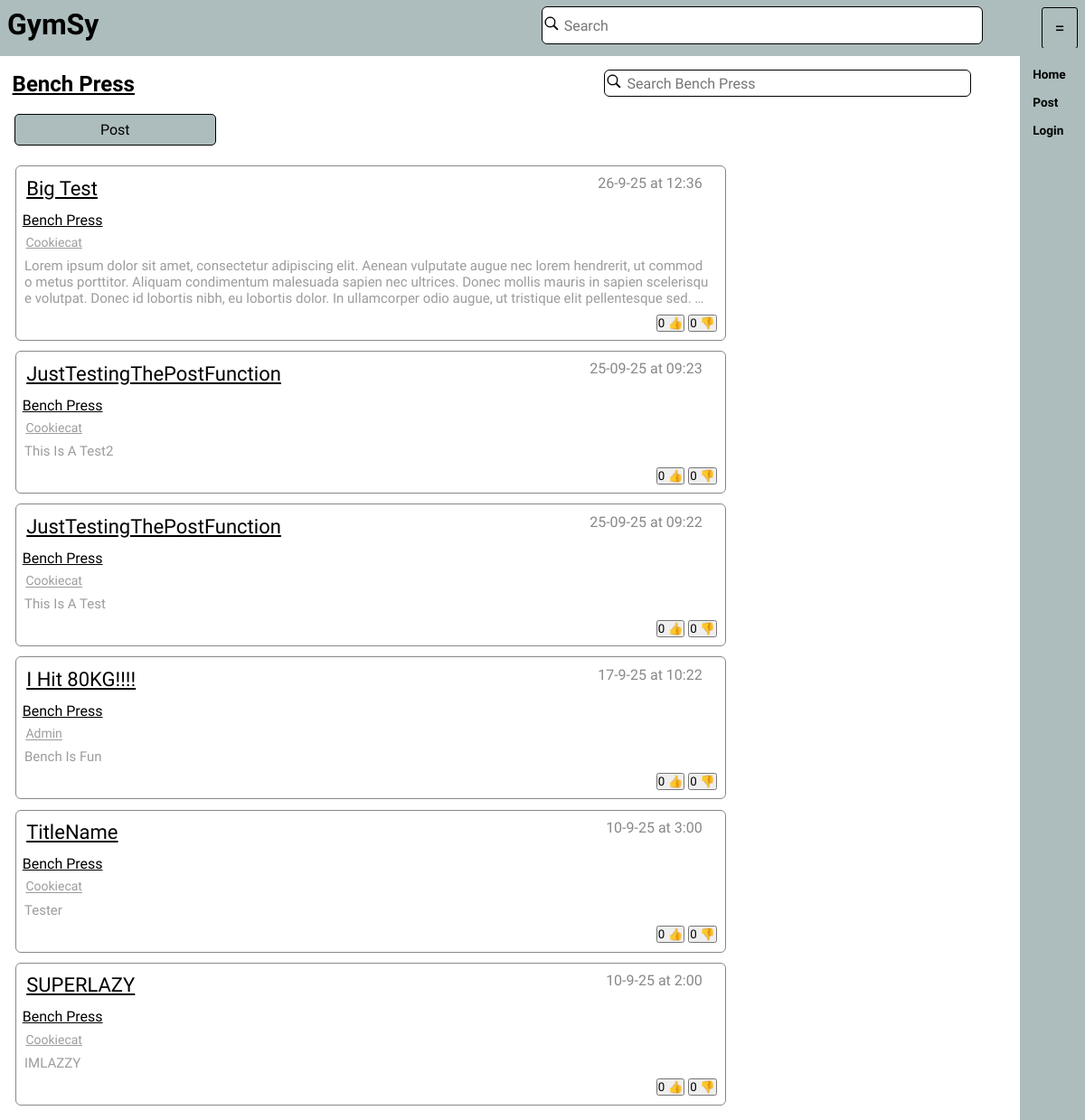
/exercise/1, run on the app's committed database.
### tables this page shows
CREATE TABLE "Excersise" (
	"ExcersiseID"	INTEGER UNIQUE,
	"MuscleID"	INTEGER,
	"ExcersiseName"	TEXT,
	PRIMARY KEY("ExcersiseID"),
	FOREIGN KEY("MuscleID") REFERENCES "MuscleGroup"("MuscleID")
);

CREATE TABLE "Post" (
	"PostID"	INTEGER UNIQUE,
	"PostContent"	TEXT,
	"ExcersiseID"	INTEGER,
	"AccountID"	INTEGER,
	"Title"	TEXT,
	"Date"	TEXT,
	"Time"	TEXT,
	"Parent"	INTEGER,
	PRIMARY KEY("PostID"),
	FOREIGN KEY("AccountID") REFERENCES "Account"("AccountID"),
	FOREIGN KEY("ExcersiseID") REFERENCES "Excersise"("ExcersiseID")
);

### app.py (the view)
@app.route("/exercise/<ExId>")
def ShowExersise(ExId):
    Id = cache.get("id")
    if Id == None:
        Id = 0
        cache.set("id",0)
    return render_template("excersise.html",ID = Id,
                           Username=DatabaseHandler.GetUsernameFromID(Id),
                            ExcersiseData= DatabaseHandler.GetExcersiseData(ExId),
                            Data = DatabaseHandler.GetPostsFromExcersise(ExId)
                            )

### Database/DatabaseHandler.py (called while the page is built)
def GetPostsFromExcersise(ID: int):
    with sqlite3.connect("Database/GymsyDatabase.db") as Connection:
        Cursor = Connection.cursor()
        Result = Cursor.execute(SqlCommands.GetPostsFromExcersiseID.ReturnQuery([ID,ID])).fetchall()
        return Result

def GetUsernameFromID(ID: int ):
    with sqlite3.connect("Database/GymsyDatabase.db") as Connection:
        Cursor = Connection.cursor()
        try:
            Result = Cursor.execute(SqlCommands.GetUsernameFromID.ReturnQuery(ID)).fetchone()
        except:
            return None
        if Result is not None:
            return Result[0]
        return Result

def GetExcersiseData(ExcersiseID: int):
    with sqlite3.connect("Database/GymsyDatabase.db") as Connection:
        Cursor = Connection.cursor()
        Results = Cursor.execute(SqlCommands.GetExcersiseData.ReturnQuery(ExcersiseID)).fetchone()
        return Results
    return 0

### Database/SqlCommands.py (called while the page is built)
    def ReturnQuery(self,NewContent: list = []):
        if type(NewContent) != list:
            NewContent = [NewContent]
        if len(NewContent) == len(self.Additions):
            return self.Query.format(*NewContent)
        else:
            print(NewContent, self.Additions)
            return "ERROR building Query"

### app.py (called while the page is built)
@app.after_request
def after_request(response):
    response.headers["Cache-Control"] = "no-cache, no-store, must-revalidate,public, max-age=0"
    response.headers['X-UA-Compatible'] = 'IE=Edge,chrome=1'
    response.cache_control.max_age = 0
    return response

### templates/excersise.html (shortened to what this page needs)
{% extends 'index.html' %}
{% block content %}
<div style = "display:flex;flex-direction: row;width: 100%;justify-content: space-between; ">
<h2 style="width: 40%">
{{ExcersiseData[2]}}
</h2>
    <div style="width: 90%;height: 80%;padding-left:40% ">
        <form action = "/exercise/{{ExcersiseData[0]}}/search" style="display: inline-flex; align-items:center;width:90%;height: 80%;background-color: #FFFFFF; flex-direction: row" class = "searchBar" >
            <label for="Search" style="width: 20px">
                <img draggable="false" style="width: 100%;"
                     class="Search"
                     src = "{{url_for('static', filename='images/search_icon.png')}}" alt=""
                >
            </label>
            <input class="Search"
                   type="text"
                   id="Search" name="Search"
                   placeholder="Search {{ExcersiseData[2]}}"
                   VALUE="{{ExSearchInput | default('')}}"
            >
        </form>
    </div>
</div>
<div style = "width: 20%; margin-left: 0.5%;">
    <button onclick="location.href='/newpost/{{ExcersiseData[0]}}'" style = "width: 100%; height:100%; margin-left: 2%; padding: 7px; font-size: 16px" class = "CreateExcerise">Post</button>
</div>
<div>
	{%for data in Data%}
<div class = "post" onclick="RedirectTo('/post/{{data[0]}}')">
    <div class = "title">
        <a class = "PostTitle" href = "/post/{{data[0]}}">{{data[1]}}</a>
        <p style="margin-left: auto; margin-top: 0;color: #888888">{{data[9]}} at {{data[8]}}</p>
    </div>
    <a class = "ExcersiseTitleText" href = "/exercise/{{data[3]}}">{{data[6]}}</a>
    <div>
        <a class = "postUsername" href = "/users/{{data[7]}}">{{data[7]}}</a>
    </div>
	{% if data[2]|length > 0 %}
    <div>
        <p class="description">{{data[2]}}
        </p>
	</div>
	{%endif%}
    <div class = "likeBar">
         <button class = "likeButton" id="Like:{{data[0]}}"
                            onclick={%if ID == 0 %} "OpenPopUp('popUp');ChildClicked();" {%else%} "SendLike({{ID}}, 1,{{data[0]}});updateLikes('{{data[0]}}');ChildClicked();" {%endif%} >
        {{data[4]}}&nbsp👍</button>
        <button class = "likeButton" id="Dislike:{{data[0]}}"
                onclick= {%if ID == 0 %} "OpenPopUp('popUp');ChildClicked();" {%else%} "SendLike({{ID}}, -1,{{data[0]}}); updateLikes('{{data[0]}}');ChildClicked();" {%endif%} >
        {{data[5]}}&nbsp👎</button>
    </div>
</div>
	{%endfor%}
	</div>
{% endblock %}

### templates/index.html (shortened to what this page needs)
<!DOCTYPE html>
<html lang="en">
<head>
	<link href="https://cdn.jsdelivr.net/npm/tom-select@2.4.3/dist/css/tom-select.css" rel="stylesheet">
    <link rel="stylesheet" href="{{url_for('static', filename='styles/Style.css')}}" />
</head>
<header>
    <h1> <a href="/home" style=" color: #000000; text-decoration: none;  ">
        GymSy
    </a>
	</h1>
    <div style="width: 90%;height: 80%;padding-left:40% ">
        <form action = "/search" style="display: inline-flex; align-items:center;width:90%;height: 80%;background-color: #FFFFFF; flex-direction: row" class = "searchBar" >
            <label for="Search" style="width: 20px">
                <img draggable="false" style="width: 100%;"
                     class="Search"
                     src = "{{url_for('static', filename='images/search_icon.png')}}" alt=""
                >
            </label>
            <input class="Search"
                   type="text"
                   id="Search" name="Search"
                   placeholder="Search"
                   VALUE="{{SearchInput | default('')}}"
            >
        </form>
    </div>
	<h1>
        <button class = "cornerButton" onclick="SwapBar()">
            <large>=</large>
        </button>
    </h1>
</header>
<body class="body">
<main id = "Main">
{% block content %}{% endblock %}
</main>
<div class="sidebar" id = "SideBar">
    <Sidebar>
		<h1>
	<a class = "sideBarButton" href="/home">Home</a>
	</h1>
	{%if ID| default(0) == 0%}
        <h1>
            <a class = "sideBarButton" onclick="OpenPopUp('popUp');" href="javascript:void(0);"> Post </a>
        </h1>
        <h1>
	<a class = "sideBarButton" href="/login">Login</a>
        </h1>
	{%endif%}
    </Sidebar>
</div>
</body>
</html>

### templates/static/styles/Style.css (style rules this page uses)
html { font-size: 16px; margin: 0; height: 100%; font-family: Reddit Sans,Tahoma, Verdana, sans-serif; overflow-x:hidden; }
header { position: fixed; padding-top: 0; top: 0; min-height: 5%; background-color: #adbdbd ; height: 54px; display: flex; justify-content: space-between; width: 100%; margin: 0 auto 0 auto; }
body { overflow-x:hidden; margin: 0; background-color: #FFFFFF; height: 100%; display: flex; }
sidebar { display: block; padding: 0.4%; right: 0; top:5%; height: 100%; font-size: min(1.3vmax,17px); }
.sidebar { position: fixed; background-color: #adbdbd ; top:53px; right: 0; width: 5%; margin-left:auto ; height: 100%; display:var(--Display,block); transform-origin:right center; animation-fill-mode:forwards; }
main { display: flex; flex-direction: column; width: 93%; margin: 65px 0 0; }
h1 { margin: 0.5rem; display: flex; color: #000000; }
h2 { text-decoration: underline; margin: 0.5rem; }
p { margin: 1rem; color: #000000; display: flex; }
div { padding: 0.5% 0.5% 0.5% 0.5%; }
button.cornerButton { width: 40px; background-color: #adbdbd; border: thin solid #000000; border-radius: 3px; }
button { font-family: inherit }
large { font-size: 20px }
form { margin: 2rem; color: #000000; display: block; font-family: inherit; }
button.CreateExcerise { background-color: #adbdbd; border: 1px solid #000000; border-radius: 5px; width:max(10%,80px); Height:75%; font-size: 0.75rem; font-weight: normal; cursor: pointer; }
input { border-radius: 3px; border-style: solid; border-width: 1px; font-size: 20px; display: block; margin: 0.5rem 0.5rem 0.5rem 0; width: 40%; outline: None; border-color: #000000; color: #000000; padding: 4px; font-family: inherit; }
div.post { display: flex; flex-direction: column; width: 70%; min-height: 1%; height: auto; border: thin solid #888888; border-radius: 6px; margin: 1%; text-overflow: revert; word-break: break-all; }
div.likeBar { margin-top: auto; margin-left: auto; }
a.ExcersiseTitleText { color: #000000; width: auto; font-size: min(1.8vmax,16px); text-decoration: underline; text-transform: capitalize; padding: 0.1em; }
a.PostTitle { color: #000000; width: auto; text-decoration: none; text-transform: capitalize; font-size: min(2.2vmax,22px); text-decoration: underline; padding: 0.1em; }
a.postUsername { margin-top: 1%; width: 70%; font-size: 14px; text-decoration: underline; text-transform: capitalize; color: #9c9c9c; padding: 0.1em; }
button.likeButton { padding: 0; }
div.title { display: flex; flex-direction: row; text-overflow: ellipsis; width: auto; margin-bottom: 0; }
p.description { margin: 0; color: #9c9c9c; font-size: min(1.3vmax,15px); display: -webkit-box; max-width: 99%; -webkit-line-clamp: 3; -webkit-box-orient: vertical; overflow: hidden; }
a.sideBarButton { display: block; padding: 0; border: none; background: none; color: #000000; text-decoration: none; font-size: min(20px,1.1vmax); margin-top: 0.5em; }
input.Search { width: 88%; border: none; display:inline-block; margin: 0;font-size: 16px;height: 65%; }
img { user-drag: none; user-select: none; -moz-user-select: none; -webkit-user-drag: none; -webkit-user-select: none; -ms-user-select: none; }
form.searchBar { border-color: #000000; border-style: solid; border-radius: 6px; border-width: thin; margin: 0.25%; }

### data on the page
Excersise: ExcersiseName "Bench Press"
Post: Title "Big Test", Date "26-9-25", Time "12:36", data "Bench Press", data "Cookiecat", PostContent "Lorem ipsum dolor sit amet, consectetur adipiscing elit. Aenean vulputate augue nec lorem hendrerit, ut commodo metus porttitor. Aliquam condimentum malesuada sapien nec ultrices. Donec mollis mauris in sapien scelerisque volutpat. Donec id lobortis nibh, eu lobortis dolor. In ullamcorper odio augue, ut tristique elit pellentesque…", Parent "0"
Post: Title "JustTestingThePostFunction", Date "25-09-25", Time "09:23", data "Bench Press", data "Cookiecat", PostContent "This Is A Test2", Parent "0"
Post: Title "JustTestingThePostFunction", Date "25-09-25", Time "09:22", data "Bench Press", data "Cookiecat", PostContent "This Is A Test", Parent "0"
Post: Title "I Hit 80KG!!!!", Date "17-9-25", Time "10:22", data "Bench Press", data "Admin", PostContent "Bench Is Fun", Parent "0"
Post: Title "TitleName", Date "10-9-25", Time "3:00", data "Bench Press", data "Cookiecat", PostContent "Tester", Parent "0"
Post: Title "SUPERLAZY", Date "10-9-25", Time "2:00", data "Bench Press", data "Cookiecat", PostContent "IMLAZZY", Parent "0"
